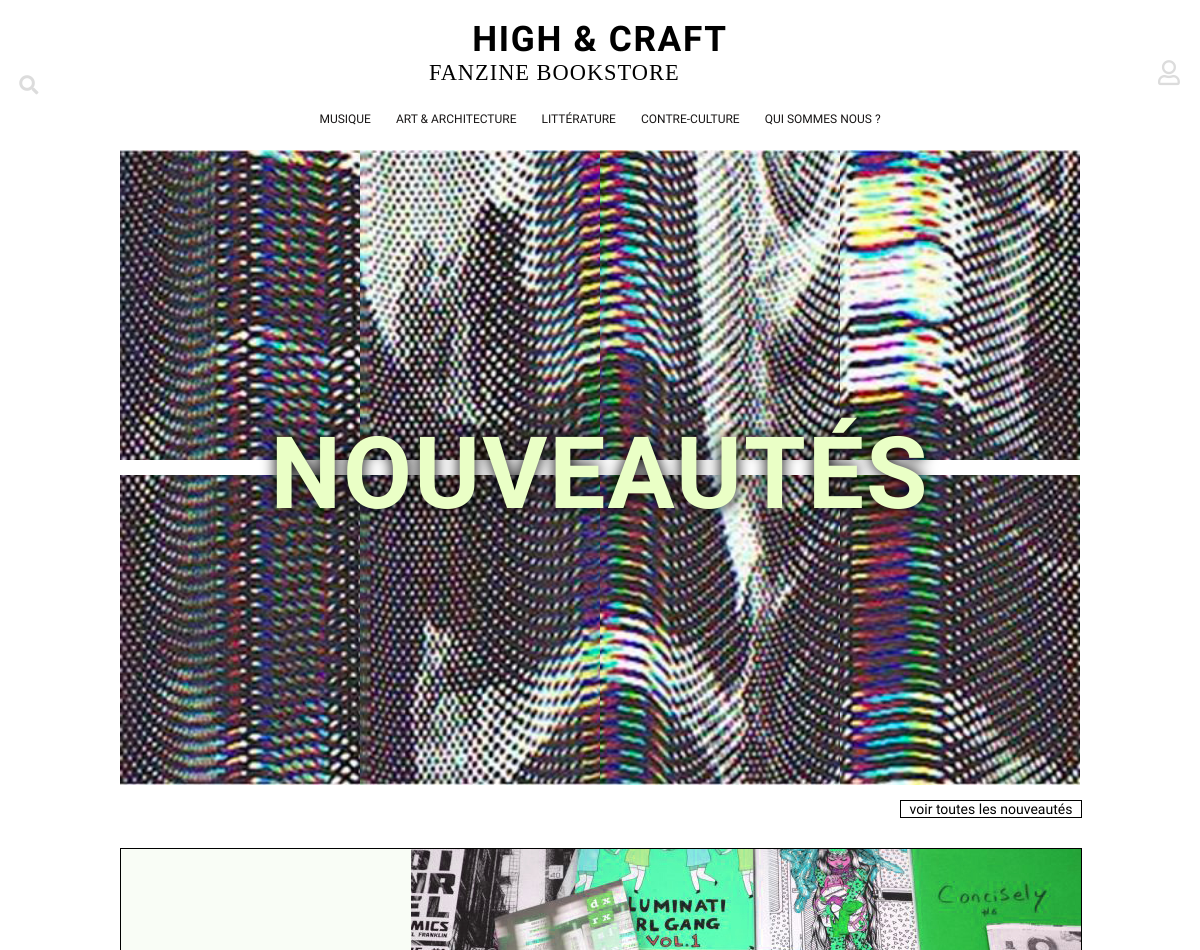
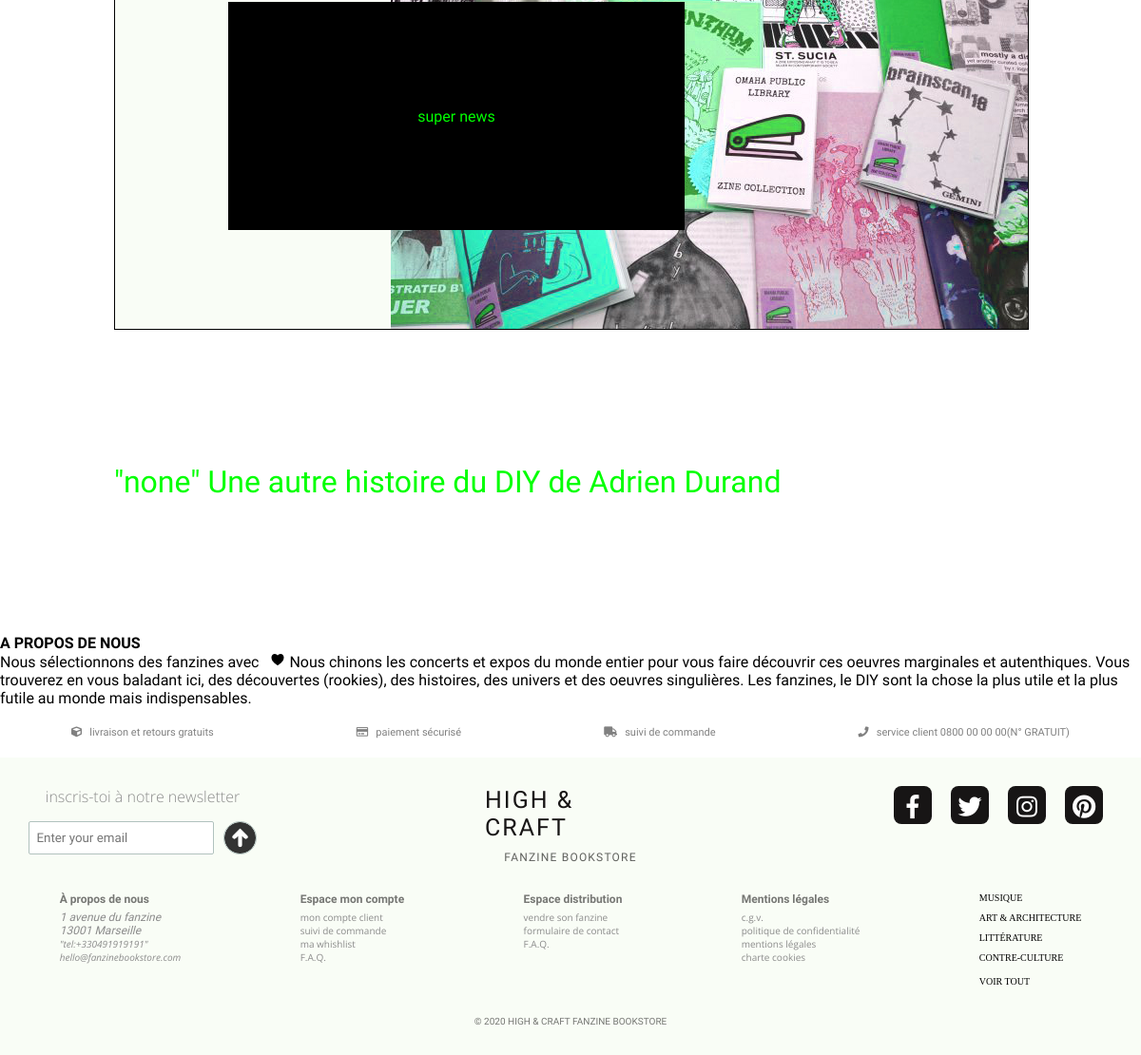
Screenshot of /index1.php with the database file from the repository (2 pictures, top to bottom).
### tables this page shows
CREATE TABLE `categorie` (
  `id_categorie` int(11) NOT NULL,
  `nom_categorie` varchar(50) NOT NULL,
  `date_registration` datetime NOT NULL DEFAULT CURRENT_TIMESTAMP
);

CREATE TABLE `news_index` (
  `id_news` int(11) NOT NULL,
  `text_news` text NOT NULL,
  `date_news` datetime NOT NULL
);

### class/admin-options.php (called while the page is built, shortened)
<?php
class Admin_options{
    private $db;
    public function __construct($db)
    {
        $this->db = $db;
    }
    public function news(){
        $connexion = $this->db->connectDb();
        $q = $connexion->prepare("SELECT * FROM news_index ORDER by date_news DESC");
        $q->execute();
        $news = $q->fetch();
        return $news;
    }
    public function quote(){
        $connexion = $this->db->connectDb();
        $q = $connexion->prepare("SELECT nom_article,auteur_article,citation_article FROM article ORDER by date_registration DESC");
        $q->execute();
        $quote = $q->fetch();
        return $quote;
    }
}

### class/categories.php (the view, shortened to what this page needs)
<?php
class Categorie{
public $db;
public function __construct($db)
{
	$this->db = $db;
}
public function cat()
    {
        $connexion = $this->db->connectDb();
        $q = $connexion->prepare("SELECT * FROM categorie ORDER by id_categorie ASC limit 4");
        $q->execute();
		$categories = $q->fetchAll();
		foreach ($categories as $cat){
			$name_categorie = $cat["nom_categorie"];
			$id_categorie = $cat["id_categorie"];
			echo '<a href="category.php?id='.$id_categorie.'">' .$name_categorie.'</a>';
			}
		return $categories;
	}
public function categories()
    {
        $connexion = $this->db->connectDb();
        $q = $connexion->prepare("SELECT * FROM categorie ORDER by id_categorie ASC limit 4");
        $q->execute();
		$categories = $q->fetchAll();
		foreach ($categories as $cat){
			$name_categorie = $cat["nom_categorie"];
			$id_categorie = $cat["id_categorie"];
			echo '<li class="dropdown-menu"><a href="category.php?id='.$id_categorie.'">' .$name_categorie.'</a><ul class ="menu-area">';
        	$q1 = $connexion->prepare("SELECT nom_sous_categorie, id_sous_categorie FROM sous_categorie WHERE id_categorie = $id_categorie");
        	$q1->execute();
			$sub_categories = $q1->fetchAll();
			echo '</ul></li>';
		}
		return $categories + $sub_categories;
	}
	public function new()
    {
        $connexion = $this->db->connectDb();
        $q1 = $connexion->prepare('SELECT article.nom_article, article.id_article, article.prix_article, article.auteur_article, image_article.chemin FROM article INNER JOIN image_article ON article.id_article = image_article.id_article WHERE MONTH(date_registration) = MONTH(NOW())ORDER by date_registration DESC limit 8');
        $q1->execute();
		$new_in = $q1->fetchall();
		return $new_in;
	}
}
?>

### index1.php (shortened to what this page needs)
<!DOCTYPE html>
<html>
<head>
    <link rel="stylesheet" href="https://use.fontawesome.com/releases/v5.3.1/css/all.css"
>
    <link rel="stylesheet" type="text/css" href="css/style.css">
</head>
<body>
<header>
    <?php
     include("includes/header.php");
     require 'class/admin-options.php';
     $select_news = $category->new();
     $form_index = new Admin_options($db);
     $news_index = $form_index->news();
     $quote_index = $form_index->quote();
        ?>
</header>
<main>
    <section id="container-new">
        <section class="products">
            <section class="selection">
                <section class="card">
                    <section class="front">
                        <img src="src/banner-part1.png" alt="glitch">
                    </section>
                    <section class="back">
                        <div class="back-content">
                            <a href="item.php?id=<?= ($select_news[0]['id_article'])?>">
                                <h2><?= ($select_news[0]['nom_article'])?></h2>
                            </a>
                            <a href="item.php?id=<?= ($select_news[0]['id_article'])?>">
                            </a>
                        </div>
                    </section>
                </section>
                <section class="card">
                    <section class="front">
                        <img src="src/banner-part2.png" alt="glitch">
                    </section>
                    <section class="back">
                        <div class="back-content">
                            <a href="item.php?id=<?= ($select_news[1]['id_article'])?>">
                                <h2><?= ($select_news[1]['nom_article'])?></h2>
                            </a>
                            <a href="item.php?id=<?= ($select_news[1]['id_article'])?>">
                            </a>
                        </div>
                    </section>
                </section>
                <section class="card">
                    <section class="front">
                        <img src="src/banner-part3.png" alt="glitch">
                    </section>
                    <section class="back">
                        <div class="back-content">
                            <a href="item.php?id=<?= ($select_news[2]['id_article'])?>">
                            </a>
                        </div>
                    </section>
                </section>
                <section class="card">
                    <section class="front">
                        <img src="src/banner-part4.png" alt="glitch">
                    </section>
                    <section class="back">
                        <div class="back-content">
                            <a href="item.php?id=<?= ($select_news[3]['id_article'])?>">
                            </a>
                        </div>
                    </section>
                </section>
            </section>
        </section>
        <a href="news-in.php"><h1 id="superposition-title">nouveautés</h1></a>
        <section class="products">
            <section class="selection">
                <section class="card">
                    <section class="front">
                        <img src="src/banner-part5.png" alt="glitch">
                    </section>
                    <section class="back">
                        <div class="back-content">
                            <a href="item.php?id=<?= ($select_news[4]['id_article'])?>">
                            </a>
                        </div>
                    </section>
                </section>
                <section class="card">
                    <section class="front">
                        <img src="src/banner-part6.png" alt="glitch">
                    </section>
                    <section class="back">
                        <div class="back-content">
                            <a href="item.php?id=<?= ($select_news[5]['id_article'])?>">
                            </a>
                        </div>
                    </section>
                </section>
                <section class="card">
                    <section class="front">
                        <img src="src/banner-part7.png" alt="glitch">
                    </section>
                    <section class="back">
                        <div class="back-content">
                            <a href="item.php?id=<?= ($select_news[6]['id_article'])?>">
                            </a>
                        </div>
                    </section>
                </section>
                <section class="card">
                    <section class="front">
                        <img src="src/banner-part8.png" alt="glitch">
                    </section>
                    <section class="back">
                        <div class="back-content">
                            <a href="item.php?id=<?= ($select_news[7]['id_article'])?>">
                            </a>
                        </div>
                    </section>
                </section>
            </section>
        </section>
        <h3 id='link_news'><a href="news-in.php">voir toutes les nouveautés</a></h3>
        <section id="index-part2">
            <article>
                <?= $news_index['text_news'];  ?>
            </article>
            <img src="src/fanzine-saturation.jpg" alt="presentation of a stand with multiple different fanzines">
        </section>
        <section id="index-part3">
            <p>"<?= $quote_index['citation_article']?>"
                <?= $quote_index['nom_article'] ?>
                de <?= $quote_index['auteur_article']?>
            </p>
        </section>
        <section id="about">
          <div id="inner-container">
            <h4 id="section-title">A PROPOS DE NOUS</h4>
            <p id="section-text">Nous sélectionnons des fanzines avec &nbsp; <ion-icon name="heart"></ion-icon>
                Nous chinons les concerts et expos du monde entier pour vous faire découvrir ces oeuvres marginales et autenthiques.
                Vous trouverez en vous baladant ici, des découvertes (rookies), des histoires, des univers et des oeuvres singulières.
                Les fanzines, le DIY sont la chose la plus utile et la plus futile au monde mais indispensables.
            </p>
       </div>
        </section>
    </section>
</main>
<footer>
    <?php
    include("includes/footer.php") ?>
</footer>
</body>
</html>

### css/style.css (style rules this page uses)
* { margin: 0; padding: 0; list-style: none; text-decoration: none; font-family: 'Kameron', serif; }
body { width: 100%; -webkit-font-smoothing: antialiased; }
header { margin-bottom: 2.5%; width: 100%; }
.wrapper nav a { display: block; color: #171515; text-transform: uppercase; font-size: 12px; }
.wrapper nav ul li { color: #171515; transition: 0.5s; }
.wrapper nav>ul>li>a { padding: 10px 12.5px; }
.wrapper nav ul>li.dropdown-menu>a:after { position: relative; float: right; content: ''; }
footer { display: flex; flex-direction: column; }
#footer-part2 a { color: #8B8B8B; font-family: 'Open Sans', sans-serif; font-size: 10px; }
#footer-part2 #footer-nav a { color: black; font-family: 'Noto Serif JP', serif; padding-bottom: 10px; }
#index-part2 { display: flex; background-color: #F9FDF6; border: 0.5px solid black; width: 80%; margin-top: 2.5%; margin-left: 10%; align-items: center; justify-content: flex-end; }
#index-part2 article { display: flex; background-color: black; color: #00FF00; width: 40%; height: 30vh; justify-content: center; align-items: center; left: 20%; position: absolute; z-index: 1; }
#superposition-title { display: flex; width: 100%; justify-content: center; position: absolute; z-index: 1; color: #EAFFC6; text-shadow: 0 0 15px black; font-size: 100px; text-transform: uppercase; letter-spacing: 2px; margin-top: -5%; }
main { margin-top: 5%; }
.products { display: flex; margin-bottom: 15px; width: 100%; justify-content: center; }
.selection { display: flex; width: 80%; align-items: center; justify-content: space-between; }
.card img { width: 275px; height: 310px; }
.card { cursor: pointer; width: 275px; height: 310px; transform-style: preserve-3d; }
.front, .back { width: 100%; height: 100%; overflow: hidden; backface-visibility: hidden; position: absolute; transition: transform .6s linear; }
.front { transform: perspective(600px) rotateY(0deg); }
.back { display: flex; flex-direction: column; justify-content: center; align-items: center; background: #00FF00; width: 275px; height: 310px; transform: perspective(600px) rotateY(180deg); z-index: 1; }
.back-content { color: black; text-align: center; width: 100%; }
.back-content h2 { font-size: 13px; font-weight: 200; display: flex; background-color: black; justify-content: center; color: white; margin-bottom: 20px; width: 50%; }
#link_news a { display: flex; justify-content: center; width: 15%; border: 0.5px solid black; color: black; font-size: 14px; font-weight: 200; margin-left: 75%; }
#index-part3 { display: flex; flex-direction: column; align-items: center; justify-content: center; margin-top: 5%; margin-bottom: 5%; height: 25vh; width: 60%; margin-left: 20%; color: #00FF00; }
#index-part3 p { display: flex; flex-direction: column; position: absolute; width: 80%; font-size: 2em; }
h3 { text-align: center; }

### rows the page displays
categorie: nom_categorie "MUSIQUE"
categorie: nom_categorie "ART & ARCHITECTURE"
categorie: nom_categorie "LITTÉRATURE"
categorie: nom_categorie "CONTRE-CULTURE"
news_index: text_news "super news"

### other values shown
$quote_index['citation_article'] "none"
$quote_index['nom_article'] "Une autre histoire du DIY"
$quote_index['auteur_article'] "Adrien Durand"
